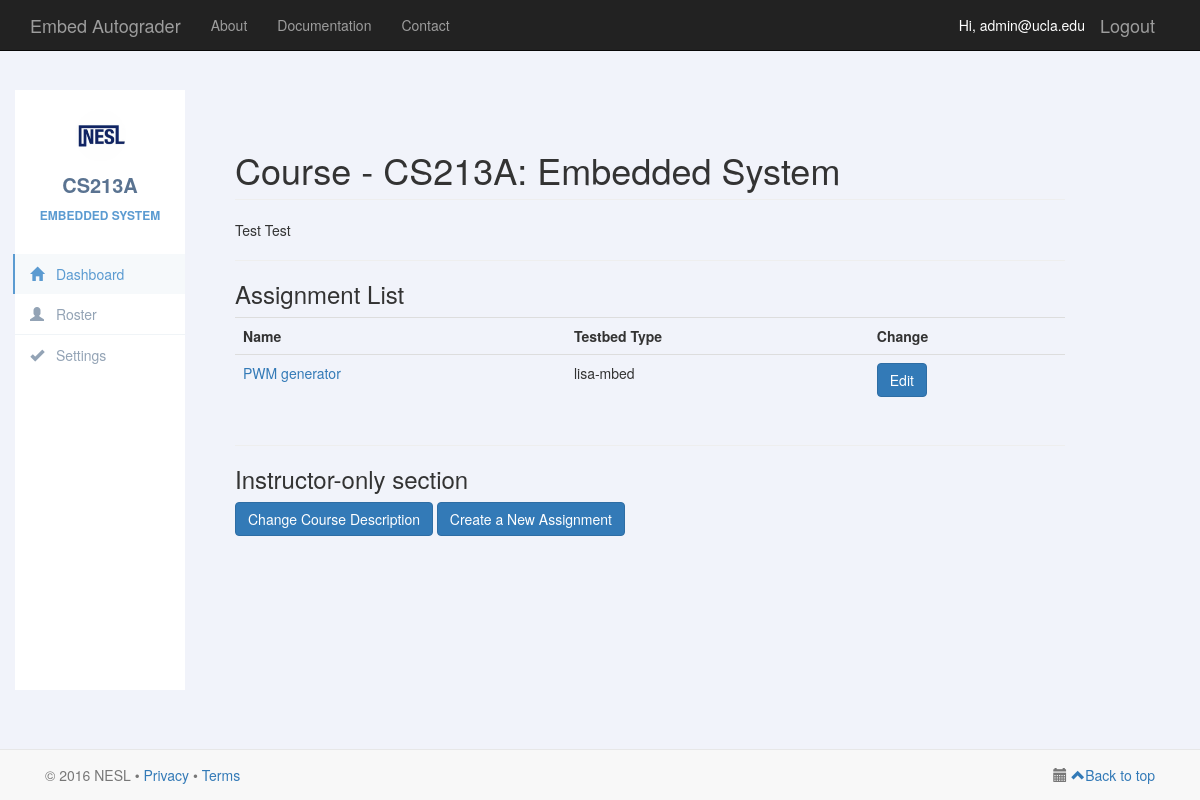
Page /course/3/ (signed in) on the committed database.
### serapis/models.py (models this page shows, shortened)
class Course(models.Model):
    FALL = 0
    WINTER = 1
    SPRING = 2
    SUMMER = 3
    QUARTER_TYPES = (
        (FALL, 'Fall'),
        (WINTER, 'Winter'),
        (SPRING, 'Spring'),
        (SUMMER, 'Summer'),
    )
    YEAR_CHOICES = []
    for r in range(2015, (datetime.datetime.now().year+2)):
        YEAR_CHOICES.append((r,r))
    owner_id = models.ForeignKey(User, on_delete = models.CASCADE)
    course_code = models.CharField(max_length = 10, default = '')
    name = models.CharField(max_length = 100, default = '')
    description = models.TextField()
    quarter = models.IntegerField(choices=QUARTER_TYPES, default=FALL)
    year = models.IntegerField(choices=YEAR_CHOICES, default=datetime.datetime.now().year)

class Assignment(models.Model):
    course_id = models.ForeignKey(Course, on_delete = models.CASCADE)
    name = models.CharField(max_length=50)
    release_time = models.DateTimeField()
    deadline = models.DateTimeField()
    problem_statement = models.TextField()
    input_statement = models.TextField()
    output_statement = models.TextField()
    testbed_type_id = models.ForeignKey(TestbedType, on_delete = models.CASCADE, default = None, null = True)
    num_testbeds = models.IntegerField(default = None, null = True)

class TestbedType(models.Model):
    name = models.CharField(max_length=50, null=True, blank=True)

### serapis/views.py (the view)
# urls.py: url(r'^course/(?P<course_id>[0-9]+)/',
@login_required(login_url='/login/')
def course(request, course_id):
    username = request.user
    user = User.objects.filter(username=username)[0]
    user_profile = UserProfile.objects.filter(user=user)[0]
    alter_course_permission = user_profile.user_role in [UserProfile.ROLE_SUPER_USER, UserProfile.ROLE_INSTRUCTOR, UserProfile.ROLE_TA]
    course_list = Course.objects.filter(id=course_id)
    if not course_list:
        return HttpResponse("Course cannot be found")
    course = course_list[0]
    if not CourseUserList.objects.filter(course_id=course, user_id=user):
        raise PermissionDenied
    assignment_list = Assignment.objects.filter(course_id=course_id)
    template_context = {
            'myuser': request.user,
            'user_profile': user_profile,
            'alter_course_permission': alter_course_permission,
            'course': course,
            'assignment_list': assignment_list,
    }
    return render(request, 'serapis/course.html', template_context)

### serapis/templates/serapis/course.html
{% extends 'serapis/base.html' %}
{% load staticfiles %}
{% block css %}
<link href="{% static "serapis/sidebar-revised.css" %}" rel="stylesheet">
{% endblock %}
{% block content %}
    <div class="row profile">
        <div class="col-md-2">
            <div class="profile-sidebar">
                <div class="profile-userpic">
                    <img src="{% static "serapis/nesl-logo.png" %}" class="img-responsive" alt="">
                </div>
                <div class="profile-usertitle">
                    <div class="profile-usertitle-name">
                        {{ course.course_code }}
                    </div>
                    <div class="profile-usertitle-job">
                        {{ course.name }}
                    </div>
                </div>
                <div class="profile-usermenu">
                    <ul class="nav">
                        <li class="active">
                            <a href="#">
                            <i class="glyphicon glyphicon-home"></i>
                            Dashboard</a>
                        </li>
                        <li>
                            <a href="{% url 'membership' course.id %}">
                            <i class="glyphicon glyphicon-user"></i>
                            Roster</a>
                        </li>
                        <li>
                            <a href="{% url 'modify-course' course.id %}" target="_blank">
                            <i class="glyphicon glyphicon-ok"></i>
                            Settings</a>
                        </li>
                    </ul>
                </div>
            </div>
        </div>
    <div class="col-md-9">
    <div class="profile-content">
        <h1 class="page-header">Course - {{ course.course_code }}: {{ course.name }}</h1>
        <p>{{course.description}}</p>
        <hr/>
        <h3>Assignment List</h3>
        {% if not assignment_list %}
            <p>No assignments are available.</p>
        {% else %}
            <div class="table-responsive">
            <table class="table table-hover">
                <tr>
                    <th>Name</th>
                    <th>Testbed Type</th>
                    {% if perms.serapis.add_course %}
                        <th>Change</th>
                    {% endif %}
                </tr>
                {% for assignment in assignment_list %}
                    <tr>
                        <td><a href="{% url 'assignment' course.id assignment.id %}">{{ assignment.name }}</a></td>
                        {% if assignment.testbed_type_id %}
                            <td>{{ assignment.testbed_type_id.name }}</td>
                        {% else %}
                            <td>To be assigned</td>
                        {% endif %}
                        {% if perms.serapis.add_assignment %}
                            <td><a class="btn btn-primary" href="{% url 'modify-assignment' course.id assignment.id %}">Edit</a></td>
                        {% endif %}
                    </tr>
                {% endfor %}
            </table>
            </div>
        {% endif %}
        {% if perms.serapis.add_assignment %}
            <hr/>
            <h3>Instructor-only section</h3>
            <p>
                <a href='{% url 'modify-course' course.id %}' class="btn btn-primary">Change Course Description</a>
                <a href='{% url 'create-assignment' course.id %}' class="btn btn-primary">Create a New Assignment</a>
            </p>
        {% endif %}
    </div>
</div>
    </div>
{% endblock %}

### serapis/templates/serapis/base.html (shortened to what this page needs)
{% load staticfiles %}
<!DOCTYPE html>
<html lang="en">
    <head>
        <link href="{% static 'bootstrap/css/bootstrap.min.css' %}" rel="stylesheet">
        <link href="{% static 'bootstrap/css/bootstrap-datetimepicker.css' %}" rel="stylesheet">
        <link href="http://code.jquery.com/ui/1.11.1/themes/smoothness/jquery-ui.css" rel="stylesheet">
        <link rel="stylesheet" href="//maxcdn.bootstrapcdn.com/font-awesome/4.3.0/css/font-awesome.min.css">
        {% block css %}
        {% endblock %}
    </head>
    <body>
        <nav class="navbar navbar-inverse navbar-fixed-top" role="navigation">
            <div class="container">
                <div class="navbar-header">
                    <a class="navbar-brand" href="{% url 'homepage' %}">Embed Autograder</a>
                </div>
                {% if myuser.is_authenticated %}
                    <a href="{% url 'logout' %}" class="navbar-brand pull-right">Logout</a>
                    <span class="navbar-brand pull-right" style="font-size:14px; color:white">Hi, {{ myuser.username }}</span>
                {% endif %}
                <div class="collapse navbar-collapse" id="bs-example-navbar-collapse-1">
                    <ul class="nav navbar-nav">
                        <li><a href="#">About</a></li>
                        <li><a href="#">Documentation</a></li>
                        <li><a href="#">Contact</a></li>
                    </ul>
                </div>
            </div>
        </nav>
        {% block content %}
        {% endblock %}
        <div class="navbar navbar-default navbar-fixed-bottom">
        <div class="container">
            <p class="navbar-text pull-left">© 2016 NESL •
                <a href="http://nesl.ee.ucla.edu/privacy">Privacy</a>
                <span>•</span>
                <a href="http://nesl.ee.ucla.edu/terms">Terms</a>
            </p>
            <div class="navbar-text pull-right">
                <i class="glyphicon glyphicon-calendar" aria-hidden="true"></i>
                <a href="#Top"><span class="glyphicon-class glyphicon glyphicon-chevron-up"></span>Back to top</a>
            </div>
        </div>
    </body>
</html>

### serapis/static/serapis/sidebar-revised.css (style rules this page uses)
body { background: #F1F3FA; }
.profile { margin: 20px 0; }
.profile-sidebar { padding: 20px 0 10px 0; background: #fff; height: 600px; }
.profile-userpic img { float: none; margin: 0 auto; width: 30%; height: 30%; -webkit-border-radius: 50% !important; -moz-border-radius: 50% !important; border-radius: 50% !important; }
.profile-usertitle { text-align: center; margin-top: 10px; }
.profile-usertitle-name { color: #5a7391; font-size: 20px; font-weight: 600; margin-bottom: 7px; }
.profile-usertitle-job { text-transform: uppercase; color: #5b9bd1; font-size: 12px; font-weight: 600; margin-bottom: 15px; }
.profile-usermenu { margin-top: 30px; }
.profile-usermenu ul li { border-bottom: 1px solid #f0f4f7; }
.profile-usermenu ul li:last-child { border-bottom: none; }
.profile-usermenu ul li a { color: #93a3b5; font-size: 14px; font-weight: 400; }
.profile-usermenu ul li a i { margin-right: 8px; font-size: 14px; }
.profile-usermenu ul li.active { border-bottom: none; }
.profile-usermenu ul li.active a { color: #5b9bd1; background-color: #f6f9fb; border-left: 2px solid #5b9bd1; margin-left: -2px; }
.profile-content { padding: 20px; background: #F1F3FA; min-height: 460px; }

### serapis/templates/serapis/base.html (style rules this page uses)
body { padding-top: 70px; padding-bottom: 70px; }

### rows in the picture
Course: course_code "CS213A", name "EMBEDDED SYSTEM", name "Embedded System", description "Test Test"
Assignment: name "PWM generator", testbed_type_id.name "lisa-mbed"

### other values in the picture
{{ myuser.username }} "admin@ucla.edu"
